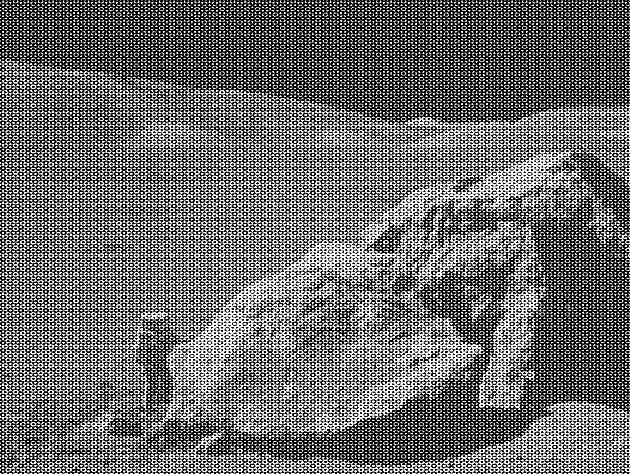
#> input picture moonlanding.png, 630 x 474 px
$ jupyter execute --allow-errors 'ECSE 316 Assignment 2 Report.ipynb'
#> lines starting #> are read from the running program, lines starting #| are printed output that depends on the picture
 Ahmed Elehwany | 260707540

 Muhammad Huzaifa Elahi | 260726386

# Dependencies

[cell 1]
import cv2
import matplotlib.pyplot as plt
from matplotlib.colors import LogNorm
import numpy as np
from scipy import sparse
import os
import statistics as stats
from timeit import default_timer as timer

# Design

## 1D Discrete Fourier Transform (naive)
Set of functions that performs the naive algorithm on a 1D input array and returns back a 1D output array of values after performing the transform.

dft_slow(x) / inverse_dft_slow(x): takes in input array x, applies the fourier transform/inverse tranform equation on each entry and returns an output array with updated entries.

[cell 2]
# [18 lines left out: functions dft_slow, inverse_dft_slow, not called in this run]

## 2D Discrete Fourier Transform (naive)
set of functions that take in a 2D matrix input and transforms it by calling the 1D naive algorithm functions on each row and column of the matrix. The output is a transformed 2D matrix.

dft2_slow(x) / inverse_dft2_slow(x): Takes in a 2D input matrix, performs 1D tranform operation by calling dft_slow(x) / inverse_dft_slow(x) on each row, then on each column. It then retuens an output matrix with updated values.

[cell 3]
def dft2_slow(x):
    x = x.copy()
    x_trans = x.transpose()
    x_col_transformed = np.asarray(x_trans, dtype=complex)
    for n, col in enumerate(x_trans):
        x_col_transformed[n] = DFT_slow(col)
    x_col_transformed = x_col_transformed.transpose()
    x_transformed = np.asarray(x, dtype=complex)
    for m, row in enumerate(x_col_transformed):
        x_transformed[m] = DFT_slow(row)
    return x_transformed

# [10 lines left out: function inverse_dft2_slow, not called in this run]

## Cooley-Tukey FFT (fast)
Set of functions that perform fast fourier transform and inverse operations for 1D and 2D array inputs and returns back transformed output arrays after applying the algorithm.

For 1D fft and inverse_fft functions, we've split the single Discrete Fourier transform into two terms which themselves look very similar to smaller Discrete Fourier Transforms, one on the odd-numbered values, and one on the even-numbered values. As long as our smaller Fourier transforms have an even-valued N, we can reapply this divide-and-conquer approach, halving the computational cost each time, until our arrays are small enough that the strategy is no longer beneficial. Here in our design, we defined a stopping threshold of 32, where we fall back on our slow DFT algorithm to just get the value, when the size of the sub-problem becomes suitably small.

For 2D dft2_fast and inverse_dft2_fast, we follow the same logic as for naive 2D functions, except that we call the fast 1D fft and inverse_fft on each row and column of the matrix.

[cell 4]
# [16 lines left out: function fft, not called in this run]

def inverse_fft(x, norm=True):
    """A recursive implementation of the 1D Cooley-Tukey IFFT"""
    x = np.asarray(x, dtype=complex)
    N = x.shape[0]

    splitThreshold = 32

    if N % 2 > 0:
        raise ValueError("size of x must be a power of 2")
    elif N <= splitThreshold:  # this cutoff should be optimized
        return Inverse_DFT_slow(x)*N
    else:
        X_even = Inverse_FFT(x[::2], False)
        X_odd = Inverse_FFT(x[1::2], False)
        factor = np.exp(2j * np.pi * np.arange(N) / N)
        X_even = np.concatenate([X_even, X_even])
        X_odd = np.concatenate([X_odd, X_odd])
        x = X_even + factor * X_odd
        if norm==True:
            x = (1/N) * x
        return x

def dft2_fast(x):
    x = x.copy()
    x_trans = x.transpose()
    x_col_transformed = np.asarray(x_trans, dtype=complex)
    for n, col in enumerate(x_trans):
        x_col_transformed[n] = FFT(col)
    x_col_transformed = x_col_transformed.transpose()
    x_transformed = np.asarray(x, dtype=complex)
    for m, row in enumerate(x_col_transformed):
        x_transformed[m] = FFT(row)
    return x_transformed

# [10 lines left out: function inverse_dft2_fast, not called in this run]

# Testing

In this section, we test the correctness of our algorithms by comparing their output with the the corresponding built-in Numpy fourier functions.

[cell 5]
"TEST #1"
x = np.random.random(1024)
#> (the rest of this cell did not finish here and is left out)

[cell 6]
"TEST #2"
x = np.random.random(1024)
#> (the rest of this cell did not finish here and is left out)

[cell 7]
"TEST #3"
#> (the rest of this cell did not finish here and is left out)

[cell 8]
"TEST #4"
#> (the rest of this cell did not finish here and is left out)

[cell 9]
"TEST #5"
#> (the rest of this cell did not finish here and is left out)

[cell 10]
"TEST #6"
#> (the rest of this cell did not finish here and is left out)

# Analysis

We will now briefly derive and elaborate upon the runtimes for the 1-D & 2-D fast and naive  algorithms.

Note an assumption is made that # rows & # columns are equal, i.e N = M, so N will be the # elements in a 1-D array & N^2 will be the # elements in a 2-D array.

## 1-D Naive Algorithm

The following is a 1-D Dicrete Time Fourier Transform:

We can see that we perform a **linear scan** through all entries from 0 to N-1 to find a corresponding DTFT coefficient (X) for each entry (x) in the original 1-D structure. To solve this recurrence we need to look at the summation to derive a relationship for the number of computations run, this can trivially be seen to be N for 1 DTFT. However, to compute DTFT for each N, we perform N operations, N times. This means each 1-D DTFT can be said to have a runtime of N \* N i.e  **O(N^2)** . In our code we used a vectorized approach to compute the value using dot products.

## 2-D Naive Algorithm

For the 2-D algorithm, the following formula is used:

As we can see this computes the value by taking 1-D DTFT of the rows of the 2-D matrix of values f and that the outer sum is another 1-D DFT over the transformed rows performed along each column. The computation over 1 row is akin to simply applying the 1-D DTFT over a set of N entries which we've already show to be O(N^2). To expand this and involve the computations for the columns simply means taking N 1-D DTFTs essentially. This brings the runtime for the naive algorithm to N \* N^2, i.e **O(N^3)**

## 1-D Fast Algorithm

The following is the fast Cooley-Tuckey implementation for 1-D DTFT:

Here we split the sum in the even and odd indices which we sum separately and then put together.

We factor out a constant by reducing the exponent by one in the second term.

This makes the coefficients the same for both sums so we can have them saved and precomputed in an array.

After simplifying further, the two terms are just a DFT of the even and odd indices which can be computed as separate problems and then consequently summed.

The algorithm works by successively splitting the problem in halves as many times as we want by just applying the same technique to the even and odd halves to split the problem to 4-subproblems, then 8, then 16 etc.

This algorithm's recurrence pattern is akin to that of merge sort. Knowing that, we can establish the recurrence:

T(N) =  c                if N = 1

''   =  2T(N/2) + cN     if N > 1

Solving the recurrence:

T(N) = 2T(N/2) + cN

''   = 2(2T(N/4)+ cN/2) + cN

''   =  .....

By noticing log(N) recurrences before we reach the base case of T(1) and by noticing n operations at each of these logn steps, the runtime is N \* logN, i.e **O(NlogN)** for the fast 1-D algorithm.

## 2-D Fast Algorithm

The fast algorithm across 2 Dimensions trivially applies the 1-D fast DTFTs to all rows & columns as previously discussed in the slow 2-D algorithm but the computation of the 1-D algoirthms in O(NlogN) instead of O(N^2) means our algorithm takes time N \* NlogN i.e O(N^2logN)

# Experiment

## Import and Resize Image

[cell 11]
image_path = "./moonlanding.png"
img = cv2.imread(image_path, cv2.IMREAD_GRAYSCALE).astype(float)
#> img: shape (474, 630) float64; min 0, max 255, mean 108.1
width = len(img[0])
#> width = 630
height = len(img)
#> height = 474
width = width if width == 2**(int(np.log2(width))) else 2**(int(np.log2(width))+1)
#> width = 1024
height = height if height == 2**(int(np.log2(height))) else 2**int((np.log2(height))+1)
#> height = 512
img = cv2.resize(img, (width, height))
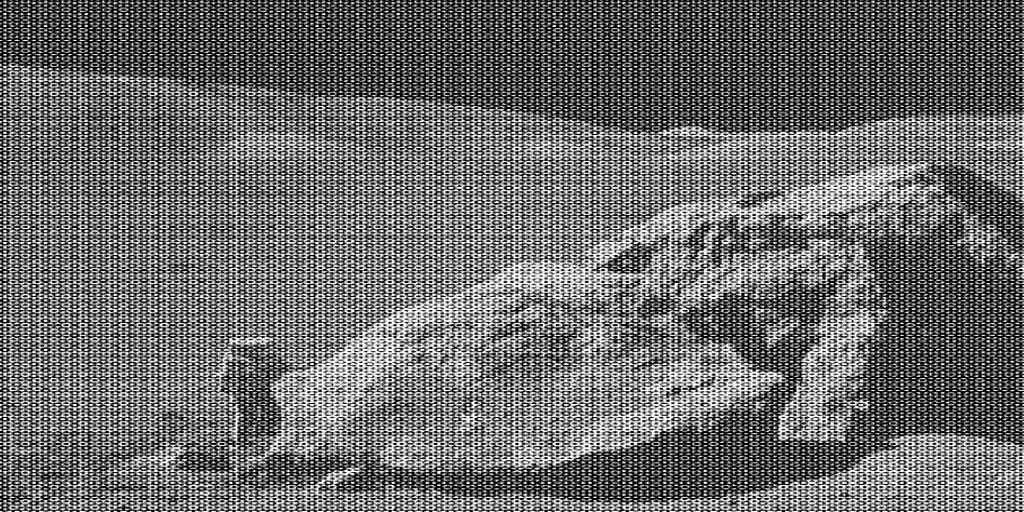
#> img: shape (512, 1024) float64; min 0, max 255, mean 108.1

## FFT Transform (Mode 1)
In this section, we test our 2D FFT algorithm by applying the transform to an image. We output the transformed FFT plot as log-scaled to improve visibility.

#> (a cell that did not finish here is left out)

#> in dft2_fast, `x_trans = x.transpose()`:
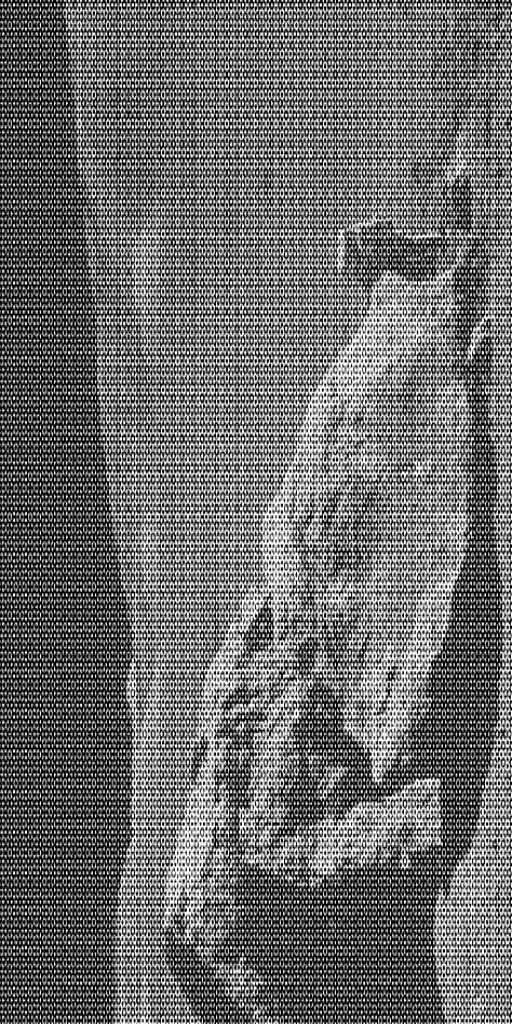
#> x_trans: shape (1024, 512) float64; min 0, max 255, mean 108.1
#> the loop in dft2_fast, `for n, col in enumerate(x_trans):` made 1 pass

plt.figure(figsize=(15,5))
plt.subplot(121), plt.imshow(img, cmap="gray")
plt.title("Original"), plt.xticks([]), plt.yticks([])
plt.subplot(122), plt.imshow(np.abs(transformed), norm=LogNorm(vmin=5))
plt.colorbar()
plt.title("Log scaled fourier transform"), plt.xticks([]), plt.yticks([])
plt.suptitle("Our result for FFT Transform",fontsize=22)
plt.show()

To test the accuracy and correctness of our algorithm, we compare our results with built-in Numpy FFT. We get an identical FFt log-scaled plot.

[cell 13]
transformed = np.fft.fft2(img)

plt.figure(figsize=(15,5))
plt.subplot(121), plt.imshow(img, cmap="gray")
plt.title("Original"), plt.xticks([]), plt.yticks([])
plt.subplot(122), plt.imshow(np.abs(transformed), norm=LogNorm(vmin=5))
plt.colorbar()
plt.title("Log scaled fourier transform"), plt.xticks([]), plt.yticks([])
plt.suptitle("Compare with Numpy built-in FFT Transform",fontsize=22)
plt.show()
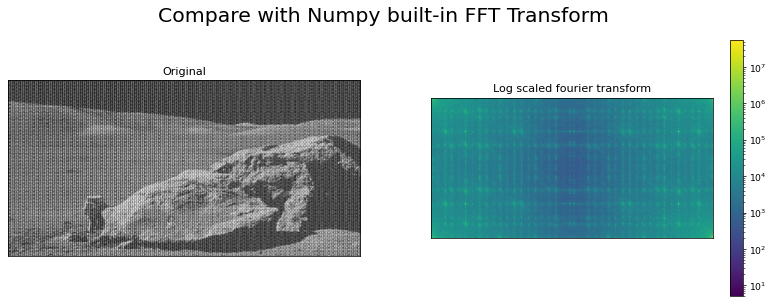
#> figure drawn by matplotlib, 3 panels
